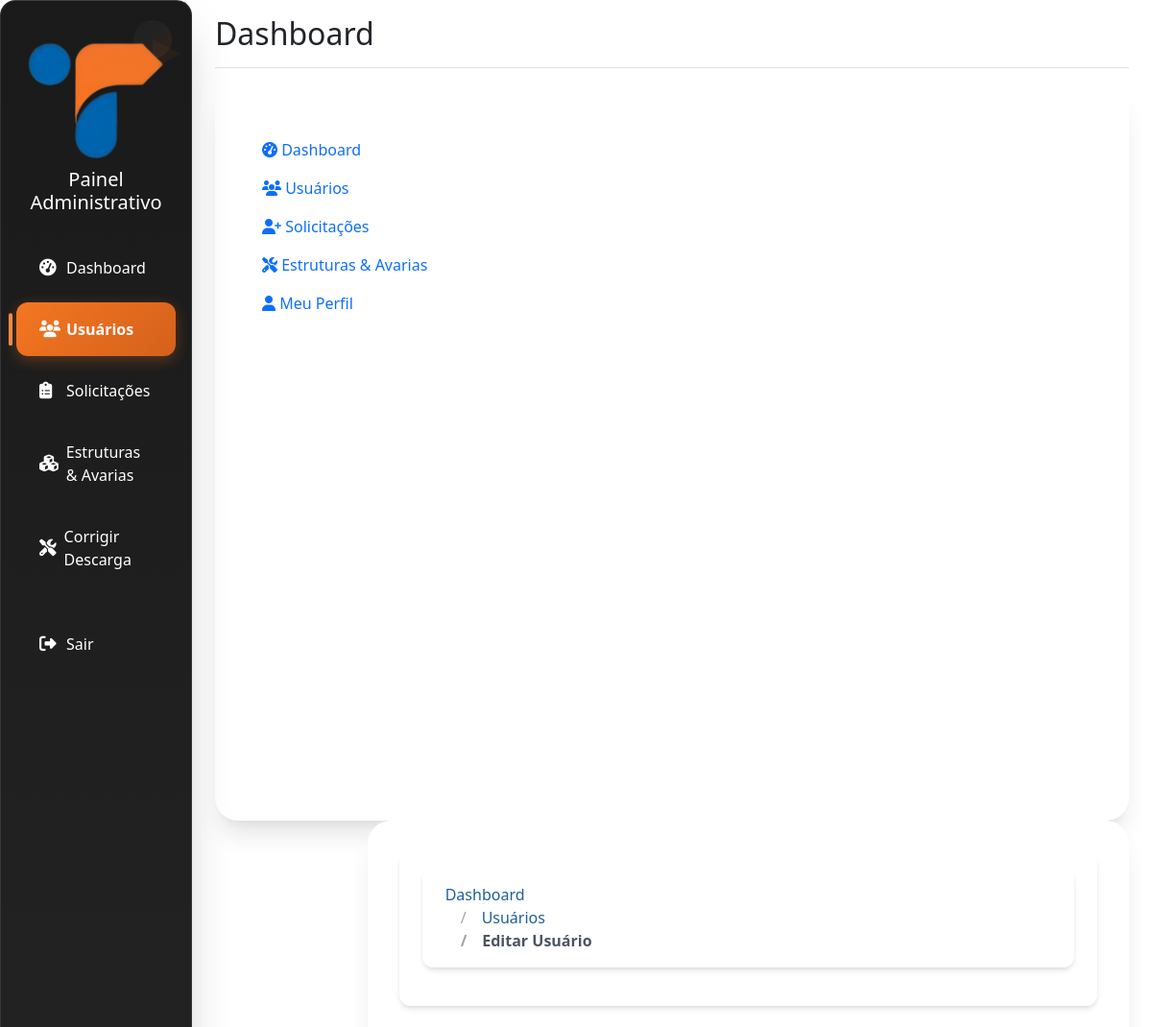
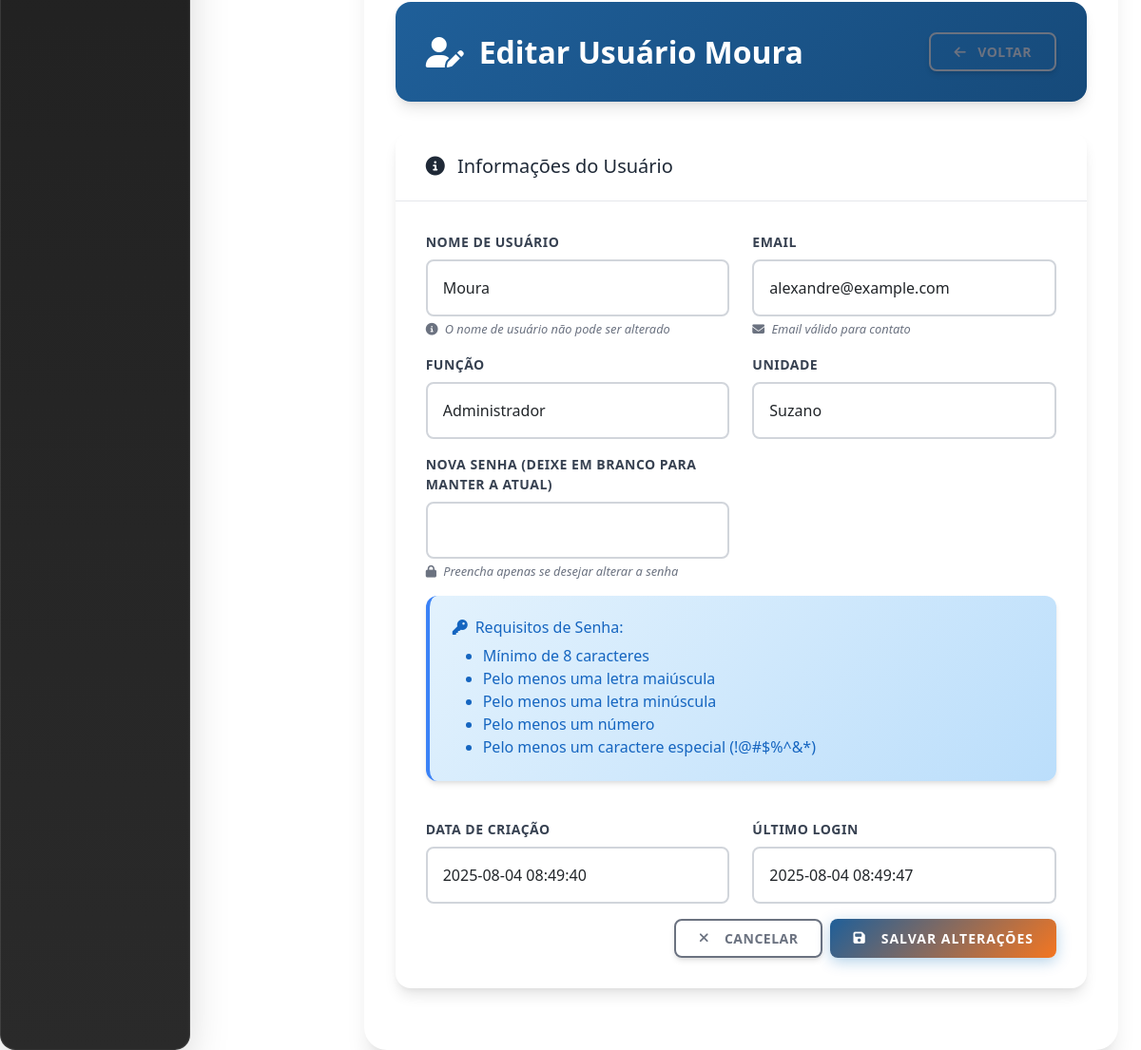
The app's page /admin/usuarios/17/editar (signed in) with its own data (2 pictures, top to bottom).
### tables this page shows
CREATE TABLE usuarios (
        id INTEGER PRIMARY KEY AUTOINCREMENT,
        username TEXT UNIQUE NOT NULL,
        email TEXT UNIQUE NOT NULL,
        password_hash TEXT NOT NULL,
        nivel TEXT NOT NULL,
        created_at TEXT NOT NULL,
        last_login TEXT,
        ultima_alteracao_senha TEXT
    , nome TEXT, unidade TEXT DEFAULT "Rio de Janeiro", senha_temporaria INTEGER DEFAULT 0, primeiro_login INTEGER DEFAULT 1, setor TEXT, ativo INTEGER DEFAULT 1);

### admin/routes.py (the view, shortened to what this page needs)
@admin_bp.route('/usuarios/<int:usuario_id>/editar', methods=['GET', 'POST'])
@admin_completo_only_required
def editar_usuario(usuario_id):
    try:
        db = get_db()
        cursor = db.cursor()
        cursor.execute("SELECT * FROM usuarios WHERE id = ?", (usuario_id,))
        usuario = cursor.fetchone()
        if not usuario:
            flash("Usuário não encontrado", "danger")
            return redirect(url_for('admin.listar_usuarios'))
        return render_template('admin/editar_usuario.html', usuario=usuario)
    except Exception as e:
        logger.error(f"Erro ao editar usuário: {e}")
        flash(f"Erro ao editar usuário: {e}", "danger")
        return redirect(url_for('admin.listar_usuarios'))

### db.py (called while the page is built)
def get_db():
    if 'db' not in g:
        try:
            g.db = sqlite3.connect(
                current_app.config['DATABASE'],
                detect_types=sqlite3.PARSE_DECLTYPES,
                timeout=30.0,  # 30 segundos de timeout
                isolation_level=None  # Autocommit mode
            )
            g.db.execute('PRAGMA busy_timeout = 10000;')  # 10 segundos
            g.db.row_factory = sqlite3.Row
            logger.debug("Nova conexão com o banco de dados estabelecida")
        except sqlite3.Error as e:
            logger.error(f"Erro ao conectar ao banco de dados: {e}")
            raise
    return g.db

### utils/db.py (called while the page is built)
def get_db():
    try:
        return main_get_db()
    except Exception as e:
        logger.error(f"Erro ao obter conexão com o banco de dados: {e}")
        if 'db' not in g:
            g.db = sqlite3.connect(
                current_app.config['DATABASE'],
                detect_types=sqlite3.PARSE_DECLTYPES,
                timeout=30.0
            )
            g.db.row_factory = sqlite3.Row
        return g.db

### utils/permissions.py (called while the page is built, shortened)
def get_user_role():
    role = session.get('role') or session.get('nivel')
    return role

def has_role(required_role):
    user_role = get_user_role()
    if not user_role or user_role not in ROLES:
        return False
    return ROLES[user_role] >= ROLES[required_role]

def admin_completo_only_required(f):
    @wraps(f)
    def decorated_function(*args, **kwargs):
        user_role = get_user_role()
        return f(*args, **kwargs)
    return decorated_function

### templates/admin/editar_usuario.html (shortened to what this page needs)
{% extends "admin/base.html" %}
{% block extra_css %}
<link rel="stylesheet" href="{{ url_for('static', filename='css/admin-theme.css') }}">
{% endblock %}
{% block content %}
<div class="main-content">
            <div class="position-sticky">
                <ul class="nav flex-column mt-3">
                    <li class="nav-item">
                        <a class="nav-link" href="{{ url_for('admin.admin_dashboard') }}">
                            <i class="fas fa-tachometer-alt"></i> Dashboard
                        </a>
                    </li>
                    <li class="nav-item">
                        <a class="nav-link active" href="{{ url_for('admin.listar_usuarios') }}">
                            <i class="fas fa-users"></i> Usuários
                        </a>
                    </li>
                    <li class="nav-item">
                        <a class="nav-link" href="{{ url_for('admin.listar_solicitacoes') }}">
                            <i class="fas fa-user-plus"></i> Solicitações
                        </a>
                    </li>
                    <li class="nav-item">
                        <a class="nav-link" href="{{ url_for('admin.gerenciar_estruturas_avarias') }}">
                            <i class="fas fa-tools"></i> Estruturas & Avarias
                        </a>
                    </li>
                    <li class="nav-item">
                        <a class="nav-link" href="{{ url_for('auth.dashboard') }}">
                            <i class="fas fa-user"></i> Meu Perfil
                        </a>
                    </li>
                </ul>
            </div>
        </div>
        <main class="col-md-9 ms-sm-auto col-lg-10 main-content">
            <nav aria-label="breadcrumb" class="breadcrumb">
                <ol class="breadcrumb">
                    <li class="breadcrumb-item"><a href="{{ url_for('admin.admin_dashboard') }}">Dashboard</a></li>
                    <li class="breadcrumb-item"><a href="{{ url_for('admin.listar_usuarios') }}">Usuários</a></li>
                    <li class="breadcrumb-item active" aria-current="page">Editar Usuário</li>
                </ol>
            </nav>
            <div class="page-header">
                <div class="d-flex justify-content-between align-items-center">
                    <h1>
                        <i class="fas fa-user-edit me-2"></i>
                        Editar Usuário {{ usuario.username }}
                    </h1>
                    <div class="btn-toolbar">
                        <a href="{{ url_for('admin.listar_usuarios') }}" class="btn btn-outline-secondary">
                            <i class="fas fa-arrow-left me-1"></i> Voltar
                        </a>
                    </div>
                </div>
            </div>
            <div class="admin-card fade-in-up">
                <div class="card-header">
                    <h5 class="mb-0">
                        <i class="fas fa-info-circle me-2"></i>
                        Informações do Usuário
                    </h5>
                </div>
                <div class="card-body">
                    <form method="POST" action="{{ url_for('admin.editar_usuario', usuario_id=usuario.id) }}">
                        <div class="row">
                            <div class="col-md-6 mb-3">
                                <label for="username" class="form-label">Nome de Usuário</label>
                                <input type="text" class="form-control" id="username" value="{{ usuario.username }}" readonly>
                                <div class="form-text">
                                    <i class="fas fa-info-circle me-1"></i>
                                    O nome de usuário não pode ser alterado
                                </div>
                            </div>
                            <div class="col-md-6 mb-3">
                                <label for="email" class="form-label">Email</label>
                                <input type="email" class="form-control" id="email" name="email" value="{{ usuario.email }}" required>
                                <div class="form-text">
                                    <i class="fas fa-envelope me-1"></i>
                                    Email válido para contato
                                </div>
                            </div>
                        </div>
                        <div class="row">
                            <div class="col-md-6 mb-3">
                                <label for="role" class="form-label">Função</label>
                                <select class="form-select" id="role" name="role" required>
                                    <option value="admin" {% if usuario.role == 'admin' %}selected{% endif %}>Administrador</option>
                                </select>
                            </div>
                            <div class="col-md-6 mb-3">
                                <label for="unidade" class="form-label">Unidade</label>
                                <select class="form-select" id="unidade" name="unidade">
                                    <option value="Suzano" {% if usuario.unidade == 'Suzano' or usuario.unidade == 'Floriano' %}selected{% endif %}>Suzano</option>
                                </select>
                            </div>
                        </div>
                        <div class="row">
                            <div class="col-md-6 mb-3">
                                <label for="password" class="form-label">Nova Senha (deixe em branco para manter a atual)</label>
                                <input type="password" class="form-control" id="password" name="password">
                                <div class="form-text">
                                    <i class="fas fa-lock me-1"></i>
                                    Preencha apenas se desejar alterar a senha
                                </div>
                            </div>
                        </div>
                        <div class="row">
                            <div class="col-md-12 mb-3">
                                <div class="alert alert-info">
                                    <h6><i class="fas fa-key me-2"></i>Requisitos de Senha:</h6>
                                    <ul class="mb-0">
                                        <li>Mínimo de 8 caracteres</li>
                                        <li>Pelo menos uma letra maiúscula</li>
                                        <li>Pelo menos uma letra minúscula</li>
                                        <li>Pelo menos um número</li>
                                        <li>Pelo menos um caractere especial (!@#$%^&*)</li>
                                    </ul>
                                </div>
                            </div>
                        </div>
                        <div class="row mb-3">
                            <div class="col-md-6">
                                <label class="form-label">Data de Criação</label>
                                <input type="text" class="form-control" value="{{ usuario.created_at }}" readonly>
                            </div>
                            <div class="col-md-6">
                                <label class="form-label">Último Login</label>
                                <input type="text" class="form-control" value="{{ usuario.last_login if usuario.last_login else 'Nunca' }}" readonly>
                            </div>
                        </div>
                        <div class="d-flex justify-content-end">
                            <a href="{{ url_for('admin.listar_usuarios') }}" class="btn btn-outline-secondary me-2">
                                <i class="fas fa-times me-2"></i>Cancelar
                            </a>
                            <button type="submit" class="btn btn-primary">
                                <i class="fas fa-save me-2"></i>Salvar Alterações
                            </button>
                        </div>
                    </form>
                </div>
            </div>
        </main>
    </div>
</div>
{% endblock %}

### records on screen
usuarios: username "Moura", email "alexandre@example.com", unidade "Suzano", created_at "2025-08-04 08:49:40", last_login "2025-08-04 08:49:47"
